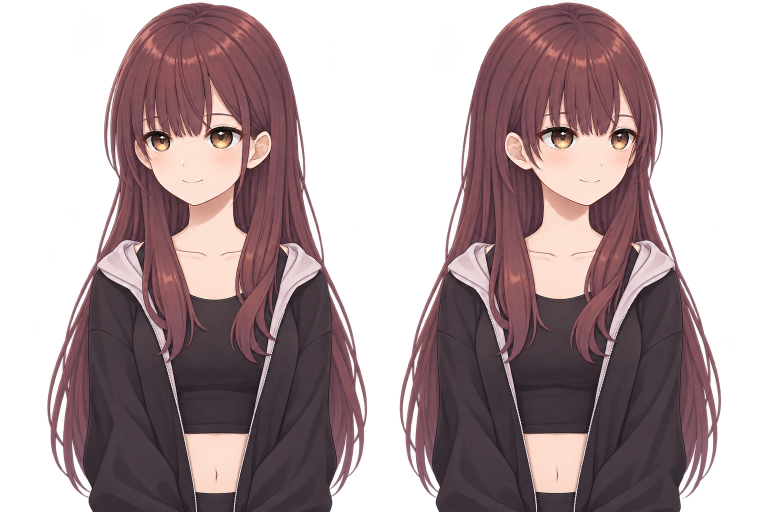
#> input picture art/chat/turn-shallow.png, 1536 x 1024 px (shown at 1/2 size); its folder holds 4 pictures in this run
$ python bake_chat_turns.py
#> lines starting #> are read from the running program, lines starting #| are printed output that depends on the picture
#!/usr/bin/env python3
"""Bake the chat turnarounds and registered in-betweens (Pillow, numpy, OpenCV)."""
import json
from pathlib import Path
import re

import cv2
import numpy as np
from PIL import Image

PROJECT = Path(__file__).resolve().parents[1]
AVATAR = PROJECT / 'runtime/codex-mobile/avatar'
PAINTINGS = PROJECT / 'art/chat'
KEY_SIZE = (650, 1155)
INBETWEEN_SIZE = (560, 996)  # Four cells fit in the minimum 2048px WebGL texture.


def drawings(source, left, right):
    with Image.open(PAINTINGS / source) as original:
        for x in (left, right):
            rgba = np.array(original.crop((x, 0, x + 704, 1024)))
            # Remove barely-visible stray alpha outside the original silhouette.
            rgba[:, :, 3] = np.clip((rgba[:, :, 3].astype(np.float32) - 3) * 255 / 249, 0, 255)
            yield Image.fromarray(rgba).resize(KEY_SIZE, Image.Resampling.LANCZOS)


# [6 lines left out: function write_atlas, not called in this run]


def load_mesh():
    text = (AVATAR.parent / 'portrait.js').read_text()
    rows = text.split('const landmarks = [', 1)[1].split('];', 1)[0]
    vertices = np.array([json.loads(m)[:10] for m in re.findall(r'(\[[^\]]+\]), //', rows)], np.float32)
    weights = np.array([(INBETWEEN_SIZE[0] - 1) / 325, (INBETWEEN_SIZE[1] - 1) / 578], np.float32)
    tris = text.split('const triangles = new Uint16Array([', 1)[1].split(']);', 1)[0]
    faces = np.array(re.findall(r'\d+', tris), dtype=np.int32).reshape(-1, 3)
    return vertices.reshape(-1, 5, 2) * weights, faces


# [44 lines left out: functions remap_key, midpoint, not called in this run]


def main():
    cv2.setNumThreads(1)
    shallow = list(drawings('turn-shallow.png', 55, 778))
#> shallow = 2 items
    wide = list(drawings('turn-wide.png', 45, 790))
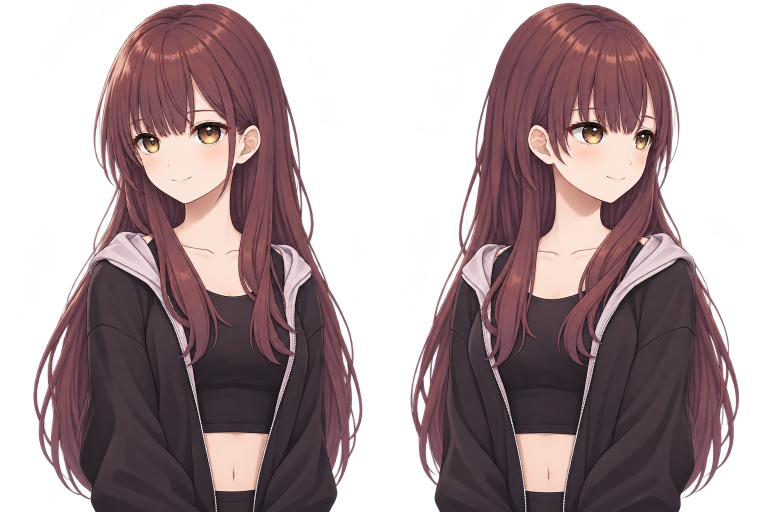
#> input picture art/chat/turn-wide.png, 1536 x 1024 px (shown at 1/2 size)
#> wide = 2 items
    with Image.open(AVATAR / 'idle.png') as face:
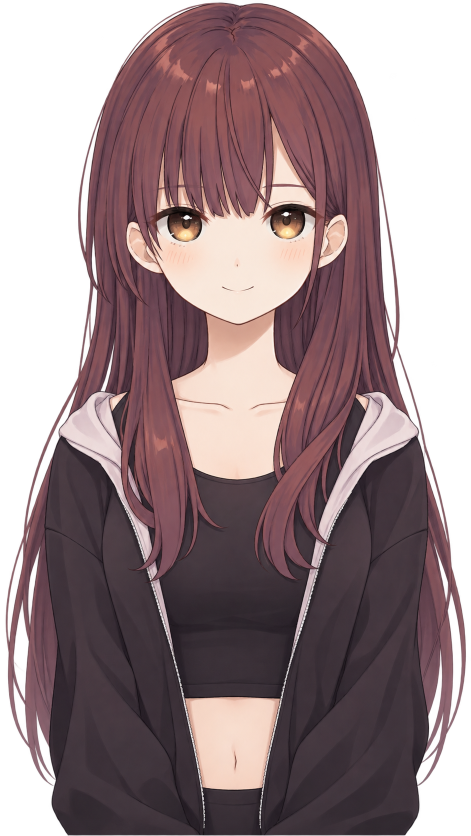
#> input picture runtime/codex-mobile/avatar/idle.png, 941 x 1672 px (shown at 1/2 size)
#> face is the input picture: PIL image 941x1672 RGBA; mean R, G, B, A 84.3, 63.8, 67, 181.2
        front = face.convert('RGBA')
    keys = [front, shallow[0], wide[0], shallow[1], wide[1]]
    vertices, faces = load_mesh()
    frames = []
    for first, second in [(0, 1), (1, 2), (0, 3), (3, 4)]:
        at = (vertices[:, first] + vertices[:, second]) * .5
        a = remap_key(keys[first], vertices[:, first], at, faces)
        b = remap_key(keys[second], vertices[:, second], at, faces)
        frames.append(midpoint(a, b))
    write_atlas([shallow[0], wide[0]], 2, 'turn-left.webp')
    write_atlas([shallow[1], wide[1]], 2, 'turn-right.webp')
    write_atlas(frames, 2, 'turn-between.webp')


if __name__ == '__main__':
#> (the run stopped early here; a loop or call above may not have finished)
